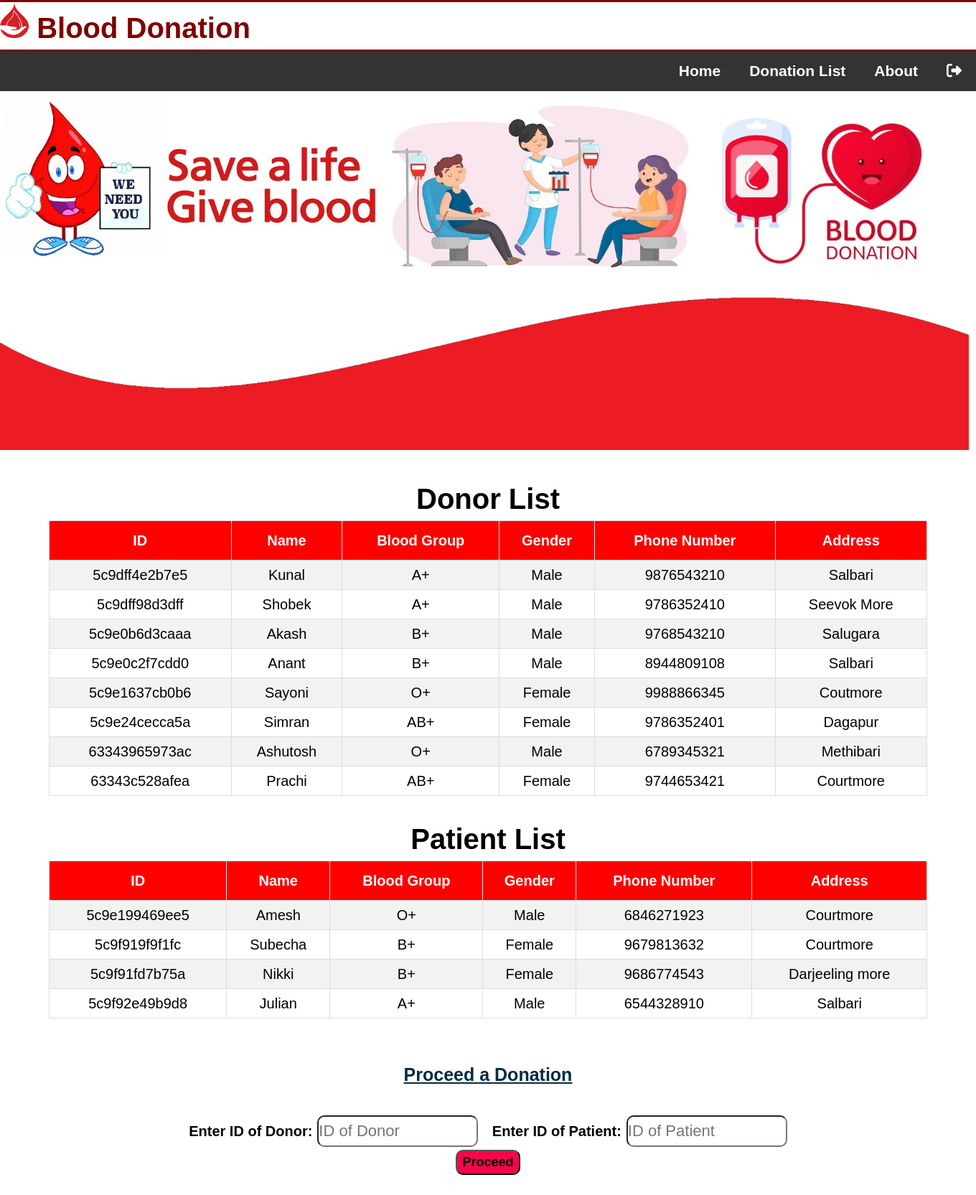
The app's page /admin/donation.php with its own data.
### tables this page shows
CREATE TABLE `donor` (
  `id` varchar(20) NOT NULL,
  `name` varchar(30) DEFAULT NULL,
  `bgroup` varchar(10) DEFAULT NULL,
  `gender` varchar(10) DEFAULT NULL,
  `age` int(5) DEFAULT NULL,
  `weight` float DEFAULT NULL,
  `date` date DEFAULT NULL,
  `number` varchar(12) DEFAULT NULL,
  `address` varchar(40) DEFAULT NULL
);

CREATE TABLE `patient` (
  `id` varchar(20) NOT NULL,
  `name` varchar(30) NOT NULL,
  `bgroup` varchar(5) NOT NULL,
  `gender` varchar(10) NOT NULL,
  `age` int(5) NOT NULL,
  `weight` float NOT NULL,
  `number` varchar(20) NOT NULL,
  `address` varchar(40) NOT NULL
);

### admin/donation.php (the view, shortened to what this page needs)
<?php
include('header/header.php');
include('header/navadmin.php');
include('header/connection.php');
?>
<!DOCTYPE html>
<html>
<head>
  <link rel="stylesheet" href="./css/d1.css">
</head>
<body>
  <br>
  <h1 align="center">Donor List</h1>
  <table id="customers" style="margin: 0px auto;">
    <tr>
      <th>ID</th>
      <th>Name</th>
      <th>Blood Group</th>
      <th>Gender</th>
      <th>Phone Number</th>
      <th>Address</th>
    </tr>
    <?php
    $q = $db->query("SELECT * FROM donor");
    while ($p = $q->fetch(PDO::FETCH_OBJ)) {
    ?>
      <tr>
        <?php
        $d = $p->date;
        $current = date("Y/m/d");
        $month = ((strtotime($current) - strtotime($d)) / 60 / 60 / 24) / 30;
        if ($month >= 3.0) {
        ?>
          <td><?= $p->id; ?></td>
          <td><?= $p->name; ?></td>
          <td><?= $p->bgroup; ?></td>
          <td><?= $p->gender; ?></td>
          <td><?= $p->number; ?></td>
          <td><?= $p->address; ?></td>
        <?php
        }
        ?>
      </tr>
    <?php
    }
    ?>
  </table>
  <br>
  <h1 align="center">Patient List</h1>
  <table id="customers" style="margin: 0px auto;">
    <tr>
      <th>ID</th>
      <th>Name</th>
      <th>Blood Group</th>
      <th>Gender</th>
      <th>Phone Number</th>
      <th>Address</th>
    </tr>
    <?php
    $q = $db->query("SELECT * FROM patient");
    while ($p = $q->fetch(PDO::FETCH_OBJ)) {
    ?>
      <tr>
        <td><?= $p->id; ?></td>
        <td><?= $p->name; ?></td>
        <td><?= $p->bgroup; ?></td>
        <td><?= $p->gender; ?></td>
        <td><?= $p->number; ?></td>
        <td><?= $p->address; ?></td>
      </tr>
    <?php
    }
    ?>
  </table>
  <br></br>
  <div class="type">
    <label style="color: #032B41"><u>Proceed a Donation</u></label>
    <br><br>
    <form class="" action="" method="post">
      <label style="font-size:20px">Enter ID of Donor:</label>
      <input type="text" name="did" placeholder="ID of Donor" style="font-size: 22px; width: 220px; height: 40px; border-radius: 10px;">
      &nbsp;<label style="font-size:20px"> Enter ID of Patient:</label>
      <input type="text" name="pid" placeholder="ID of Patient" style="font-size: 22px; width: 220px; height: 40px; border-radius: 10px;">
      <br>
      <input name="sub" type="submit" value="Proceed" style="font-weight:bold;font-size: 12px; width: 90px; height: 35px;border-radius:10px;background-color:#F9054B;font-size:18px;">
      <br></br>
    </form>
  </div>
</body>
</html>

### admin/header/header.php (shortened to what this page needs)
<!DOCTYPE html>
<html lang="en" dir="ltr">
<head>
  <link rel="stylesheet" href="./css/style.css">
</head>
<body>
  <header>
    <h1><img src="img/request.png" alt="" WIDTH=40 HEIGHT=50 /> Blood Donation</h1>
  </header>
</body>
</html>

### admin/header/navadmin.php (shortened to what this page needs)
<!DOCTYPE html>
<html>
<head>
  <link rel="stylesheet" href="./css/nav.css">
</head>
<body>
  <div class="navbar">
    <a href="logout.php"><i class="fa fa-sign-out"></i></a>
    <a href="about.php">About</a>
    <a href="donationlist.php">Donation List</a>
    <a href="index.php">Home</a>
  </div>
  <div class="image">
    <img src="img/bg.jpg" alt="" WIDTH=1350 HEIGHT=500 />
  </div>
</body>
</html>

### admin/css/style.css (style rules this page uses)
body { font: 20px/1.5 Arial, Helvetica, sans-serif; padding: 0; margin: 5; background-color: inherit; }
* { margin: 0px; padding: 0px; }
header { background: #ffffff; color: maroon; padding-top: 0; padding-bottom: 0; border-bottom: maroon 3px solid; border-top: maroon 3px solid }
.type { text-align: center; font-size: 25px; font-weight: bold; border-radius: 10px; }

### admin/css/nav.css (style rules this page uses)
body { font-family: Arial, Helvetica, sans-serif; }
.navbar { background-color: #333; color: white; position:relative; display:block; height:55px; font-size:11px; font-weight:bold; font-family:Arial,Verdana,Helvitica,sans-serif; }
.navbar a { font-size: 21px; color: white; text-align: center; padding: 14px 16px; text-decoration: none; font-weight: bold; }
.navbar a { display:block; float:right; text-decoration:none; padding:11px 20px 0 20px; height:44px; background-color: #333; color: white; }

### admin/css/d1.css (style rules this page uses)
#customers { font-family: "Trebuchet MS", Arial, Helvetica, sans-serif; border-collapse: collapse; width: 90%; margin: 0px; text-align: center; font-size: 20px; }
#customers td, #customers th { border: 1px solid #ddd; padding: 5px; }
#customers tr:nth-child(even) { background-color: #f2f2f2; }
#customers th { padding-top: 12px; padding-bottom: 12px; text-align: center; background-color: red; color: white; }
h1 { font-size: 40px; }

### records on screen
donor: id "5c9dff4e2b7e5", name "Kunal", bgroup "A+", gender "Male", number "9876543210", address "Salbari"
donor: id "5c9dff98d3dff", name "Shobek", bgroup "A+", gender "Male", number "9786352410", address "Seevok More"
donor: id "5c9e0b6d3caaa", name "Akash", bgroup "B+", gender "Male", number "9768543210", address "Salugara"
donor: id "5c9e0c2f7cdd0", name "Anant", bgroup "B+", gender "Male", number "8944809108", address "Salbari"
donor: id "5c9e1637cb0b6", name "Sayoni", bgroup "O+", gender "Female", number "9988866345", address "Coutmore"
donor: id "5c9e24cecca5a", name "Simran", bgroup "AB+", gender "Female", number "9786352401", address "Dagapur"
donor: id "63343965973ac", name "Ashutosh", bgroup "O+", gender "Male", number "6789345321", address "Methibari"
donor: id "63343c528afea", name "Prachi", bgroup "AB+", gender "Female", number "9744653421", address "Courtmore"
patient: id "5c9e199469ee5", name "Amesh", bgroup "O+", gender "Male", number "6846271923", address "Courtmore"
patient: id "5c9f919f9f1fc", name "Subecha", bgroup "B+", gender "Female", number "9679813632", address "Courtmore"
patient: id "5c9f91fd7b75a", name "Nikki", bgroup "B+", gender "Female", number "9686774543", address "Darjeeling more"
patient: id "5c9f92e49b9d8", name "Julian", bgroup "A+", gender "Male", number "6544328910", address "Salbari"
